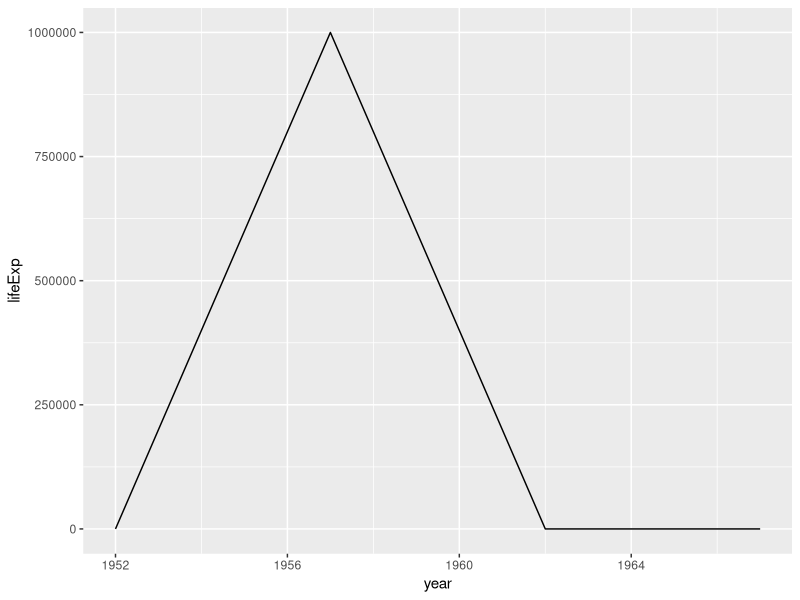
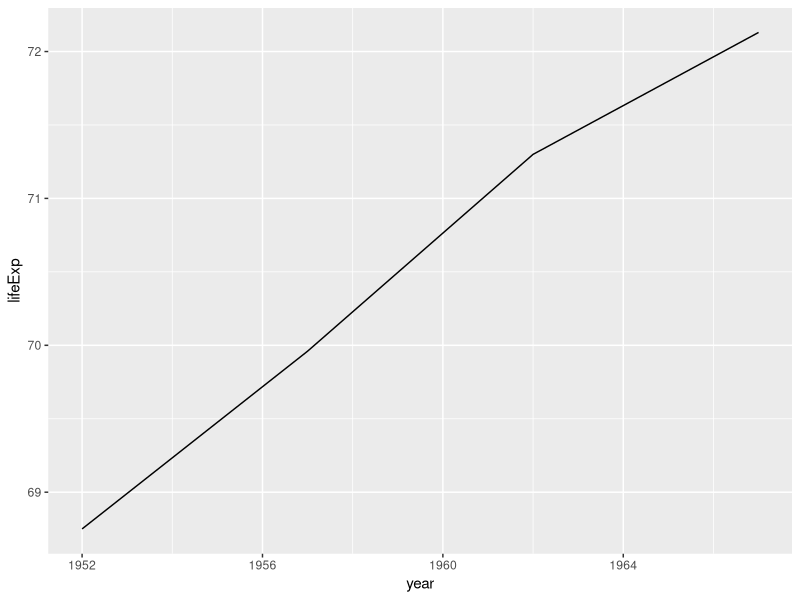
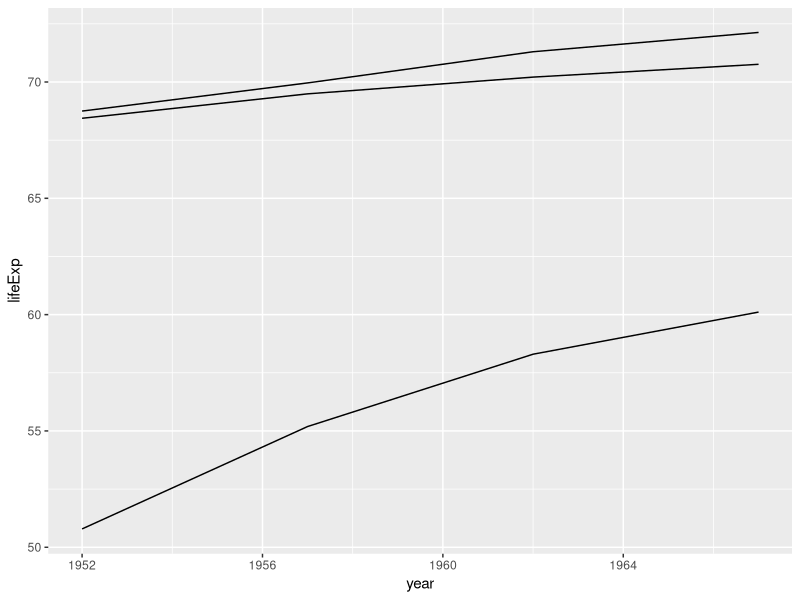
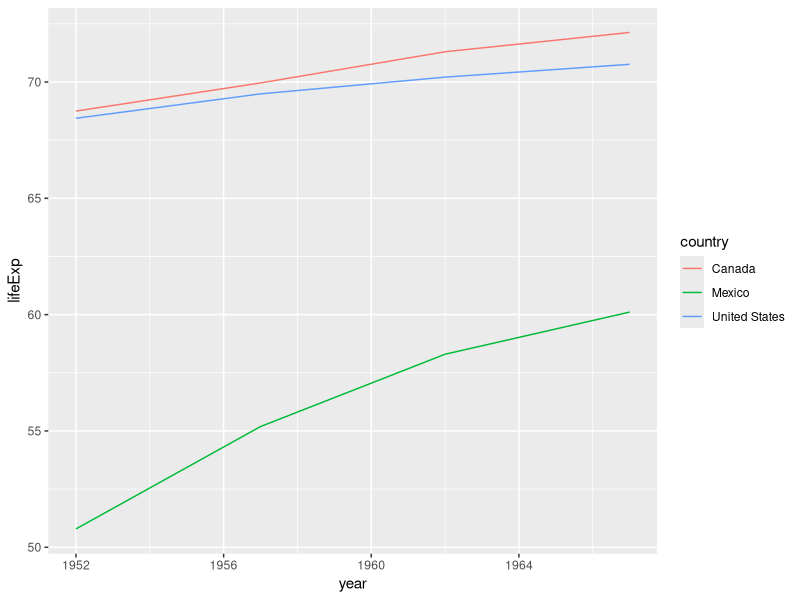

Reproduce these figures in R, in order.
## ---- chunk 1
knitr::opts_chunk$set(echo = TRUE, fig.width=4, fig.height=4)
library(tidyverse)
## ---- chunk 2
life5060 <- read.csv("data/gapminder-5060.csv")
head(life5060)
## ---- chunk 3
canada <- life5060 %>% filter(country == "Canada")
head(canada)
## ---- chunk 4
canada %>% 
  ggplot(aes(x = year, y = lifeExp)) +
  geom_line()
## ---- chunk 5
canada %>% filter(year == 1957)

canada_fixed <- canada %>% mutate(
  lifeExp = replace(lifeExp, year==1957, 69.96)  
)
## ---- chunk 6
canada_fixed %>% ggplot(aes(x = year, y = lifeExp)) +
  geom_line()
## ---- chunk 7
canada_fixed %>% 
  ggplot(aes(x = year, y = lifeExp, group=country)) + geom_line() +
  geom_line(data = life5060 %>% 
              filter(country %in% c("United States", "Mexico")))
## ---- chunk 8
canada_fixed %>% 
  ggplot(aes(x = year, y = lifeExp, colour=country)) + geom_line() +
  geom_line(data = life5060 %>% 
              filter(country %in% c("United States", "Mexico")))

